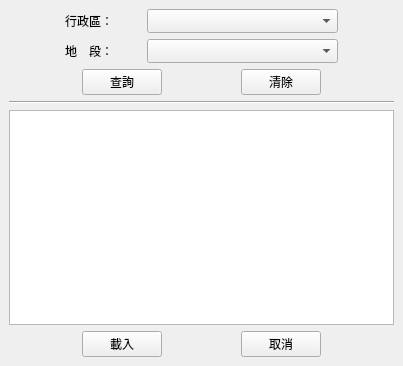
<?xml version="1.0" encoding="UTF-8"?>
<ui version="4.0">
 <class>BcmsLoadForm</class>
 <widget class="QDockWidget" name="BcmsLoadForm">
  <property name="geometry">
   <rect>
    <x>0</x>
    <y>0</y>
    <width>403</width>
    <height>366</height>
   </rect>
  </property>
  <property name="windowTitle">
   <string>DockWidget</string>
  </property>
  <widget class="QWidget" name="dockWidgetContents">
   <layout class="QVBoxLayout" name="verticalLayout">
    <item>
     <layout class="QHBoxLayout" name="horizontalLayout">
      <item>
       <spacer name="horizontalSpacer_13">
        <property name="orientation">
         <enum>Qt::Horizontal</enum>
        </property>
        <property name="sizeHint" stdset="0">
         <size>
          <width>40</width>
          <height>20</height>
         </size>
        </property>
       </spacer>
      </item>
      <item>
       <spacer name="horizontalSpacer">
        <property name="orientation">
         <enum>Qt::Horizontal</enum>
        </property>
        <property name="sizeHint" stdset="0">
         <size>
          <width>40</width>
          <height>20</height>
         </size>
        </property>
       </spacer>
      </item>
      <item>
       <widget class="QLabel" name="label">
        <property name="text">
         <string>行政區：</string>
        </property>
       </widget>
      </item>
      <item>
       <spacer name="horizontalSpacer_3">
        <property name="orientation">
         <enum>Qt::Horizontal</enum>
        </property>
        <property name="sizeHint" stdset="0">
         <size>
          <width>40</width>
          <height>20</height>
         </size>
        </property>
       </spacer>
      </item>
      <item>
       <widget class="QComboBox" name="zonComboBox">
        <property name="minimumSize">
         <size>
          <width>191</width>
          <height>24</height>
         </size>
        </property>
        <property name="maximumSize">
         <size>
          <width>191</width>
          <height>24</height>
         </size>
        </property>
       </widget>
      </item>
      <item>
       <spacer name="horizontalSpacer_15">
        <property name="orientation">
         <enum>Qt::Horizontal</enum>
        </property>
        <property name="sizeHint" stdset="0">
         <size>
          <width>40</width>
          <height>20</height>
         </size>
        </property>
       </spacer>
      </item>
      <item>
       <spacer name="horizontalSpacer_2">
        <property name="orientation">
         <enum>Qt::Horizontal</enum>
        </property>
        <property name="sizeHint" stdset="0">
         <size>
          <width>40</width>
          <height>20</height>
         </size>
        </property>
       </spacer>
      </item>
     </layout>
    </item>
    <item>
     <layout class="QHBoxLayout" name="horizontalLayout_2">
      <item>
       <spacer name="horizontalSpacer_14">
        <property name="orientation">
         <enum>Qt::Horizontal</enum>
        </property>
        <property name="sizeHint" stdset="0">
         <size>
          <width>40</width>
          <height>20</height>
         </size>
        </property>
       </spacer>
      </item>
      <item>
       <spacer name="horizontalSpacer_4">
        <property name="orientation">
         <enum>Qt::Horizontal</enum>
        </property>
        <property name="sizeHint" stdset="0">
         <size>
          <width>40</width>
          <height>20</height>
         </size>
        </property>
       </spacer>
      </item>
      <item>
       <widget class="QLabel" name="label_2">
        <property name="text">
         <string>地　段：</string>
        </property>
       </widget>
      </item>
      <item>
       <spacer name="horizontalSpacer_5">
        <property name="orientation">
         <enum>Qt::Horizontal</enum>
        </property>
        <property name="sizeHint" stdset="0">
         <size>
          <width>40</width>
          <height>20</height>
         </size>
        </property>
       </spacer>
      </item>
      <item>
       <widget class="QComboBox" name="sectionComboBox">
        <property name="minimumSize">
         <size>
          <width>191</width>
          <height>24</height>
         </size>
        </property>
        <property name="maximumSize">
         <size>
          <width>191</width>
          <height>24</height>
         </size>
        </property>
       </widget>
      </item>
      <item>
       <spacer name="horizontalSpacer_16">
        <property name="orientation">
         <enum>Qt::Horizontal</enum>
        </property>
        <property name="sizeHint" stdset="0">
         <size>
          <width>40</width>
          <height>20</height>
         </size>
        </property>
       </spacer>
      </item>
      <item>
       <spacer name="horizontalSpacer_6">
        <property name="orientation">
         <enum>Qt::Horizontal</enum>
        </property>
        <property name="sizeHint" stdset="0">
         <size>
          <width>40</width>
          <height>20</height>
         </size>
        </property>
       </spacer>
      </item>
     </layout>
    </item>
    <item>
     <layout class="QHBoxLayout" name="horizontalLayout_3">
      <item>
       <spacer name="horizontalSpacer_7">
        <property name="orientation">
         <enum>Qt::Horizontal</enum>
        </property>
        <property name="sizeHint" stdset="0">
         <size>
          <width>40</width>
          <height>20</height>
         </size>
        </property>
       </spacer>
      </item>
      <item>
       <widget class="QPushButton" name="searchBtn">
        <property name="text">
         <string>查詢</string>
        </property>
       </widget>
      </item>
      <item>
       <spacer name="horizontalSpacer_8">
        <property name="orientation">
         <enum>Qt::Horizontal</enum>
        </property>
        <property name="sizeHint" stdset="0">
         <size>
          <width>40</width>
          <height>20</height>
         </size>
        </property>
       </spacer>
      </item>
      <item>
       <widget class="QPushButton" name="cleanBtn">
        <property name="text">
         <string>清除</string>
        </property>
       </widget>
      </item>
      <item>
       <spacer name="horizontalSpacer_10">
        <property name="orientation">
         <enum>Qt::Horizontal</enum>
        </property>
        <property name="sizeHint" stdset="0">
         <size>
          <width>40</width>
          <height>20</height>
         </size>
        </property>
       </spacer>
      </item>
     </layout>
    </item>
    <item>
     <widget class="Line" name="line">
      <property name="orientation">
       <enum>Qt::Horizontal</enum>
      </property>
     </widget>
    </item>
    <item>
     <widget class="QTableView" name="tableView">
      <property name="sizePolicy">
       <sizepolicy hsizetype="Expanding" vsizetype="Expanding">
        <horstretch>0</horstretch>
        <verstretch>0</verstretch>
       </sizepolicy>
      </property>
      <property name="sizeAdjustPolicy">
       <enum>QAbstractScrollArea::AdjustToContents</enum>
      </property>
      <property name="selectionMode">
       <enum>QAbstractItemView::SingleSelection</enum>
      </property>
     </widget>
    </item>
    <item>
     <layout class="QHBoxLayout" name="horizontalLayout_4">
      <item>
       <spacer name="horizontalSpacer_9">
        <property name="orientation">
         <enum>Qt::Horizontal</enum>
        </property>
        <property name="sizeHint" stdset="0">
         <size>
          <width>40</width>
          <height>20</height>
         </size>
        </property>
       </spacer>
      </item>
      <item>
       <widget class="QPushButton" name="loadBtn">
        <property name="text">
         <string>載入</string>
        </property>
       </widget>
      </item>
      <item>
       <spacer name="horizontalSpacer_11">
        <property name="orientation">
         <enum>Qt::Horizontal</enum>
        </property>
        <property name="sizeHint" stdset="0">
         <size>
          <width>40</width>
          <height>20</height>
         </size>
        </property>
       </spacer>
      </item>
      <item>
       <widget class="QPushButton" name="cancelBtn">
        <property name="text">
         <string>取消</string>
        </property>
       </widget>
      </item>
      <item>
       <spacer name="horizontalSpacer_12">
        <property name="orientation">
         <enum>Qt::Horizontal</enum>
        </property>
        <property name="sizeHint" stdset="0">
         <size>
          <width>40</width>
          <height>20</height>
         </size>
        </property>
       </spacer>
      </item>
     </layout>
    </item>
   </layout>
  </widget>
 </widget>
 <resources/>
 <connections/>
</ui>
